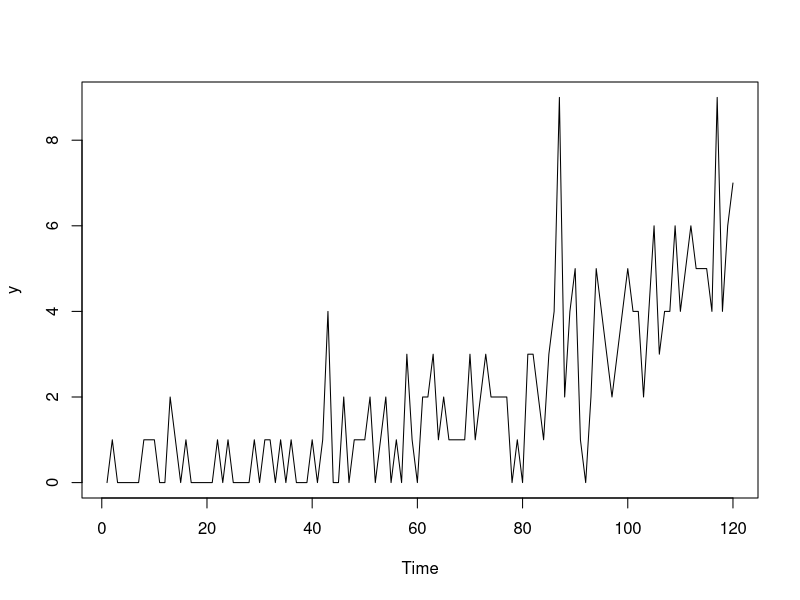

Reproduce this figure in R. (Note: this script raises an error after producing the figure.)
## ---- chunk 1
y <- ts(c(rpois(20,0.25), rpois(20,0.5), rpois(20,1),
          rpois(20,2), rpois(20,3), rpois(20,5)))
## ---- chunk 2
plot(y)
## ---- chunk 3
oETSFModel1 <- oes(y, h=10, holdout=TRUE,
                   occurrence="fixed")
oETSFModel1
plot(oETSFModel1)
## ---- chunk 4
oETSOModel <- oes(y, model="MMN", h=10, holdout=TRUE,
                  occurrence="odds-ratio")
oETSOModel
plot(oETSOModel)
## ---- chunk 5
oETSIModel <- oes(y, model="MMN", h=10, holdout=TRUE,
                  occurrence="inverse-odds-ratio")
oETSIModel
plot(oETSIModel)
## ---- chunk 6
oETSGModel1 <- oesg(y, modelA="MNN", modelB="AAN",
                    h=10, holdout=TRUE)
oETSGModel1
plot(oETSGModel1)
## ---- chunk 7
oETSGModel1$modelA
## ---- chunk 8
oETSDModel <- oes(y, model="MMN", h=10, holdout=TRUE,
                  occurrence="direct")
oETSDModel
plot(oETSDModel)
## ---- chunk 9
# Assumption | Differential Entropy
# Normal distribution
entropiesTable <- c("$\\epsilon_t \\sim \\mathcal{N}(0, \\sigma^2)$",
                    "$\\frac{1}{2}\\left(\\log(2\\pi\\sigma^2)+1\\right)$",
# Laplace distribution
                    "$\\epsilon_t \\sim \\mathcal{Laplace}(0, s)$",
                    "$1+\\log(2s)$",
# S distribution
                    "$\\epsilon_t \\sim \\mathcal{S}(0, s)$",
                    "$2+2\\log(2s)$",
# GN distribution
                    "$\\epsilon_t \\sim \\mathcal{GN}(0, s, \\beta)$",
                    "$\\beta^{-1}-\\log\\left(\\frac{\\beta}{2s\\Gamma\\left(\\beta^{-1}\\right)}\\right)$",
# Asymmetric Laplace distribution
                    "$\\epsilon_t \\sim \\mathcal{ALaplace}(0, s, \\alpha)$",
                    "$1+\\log(2s)$",
# IG distribution
                    "$1+\\epsilon_t \\sim \\mathcal{IG}(1, s)$",
                    "$\\frac{1}{2}\\left(\\log \\pi e s -\\log(2) \\right)$",
# Gamma distribution
                    "$1+\\epsilon_t \\sim \\mathcal{\\Gamma}(s^{-1}, s)$",
                    "$s^{-1} + \\log \\Gamma\\left(s^{-1} \\right) + \\left(1-s^{-1}\\right)\\psi\\left(s^{-1}\\right)$",
# logN distribution
                    "$1+\\epsilon_t \\sim \\mathrm{log}\\mathcal{N}\\left(-\\frac{\\sigma^2}{2}, \\sigma^2\\right)$",
                    "$\\frac{1}{2}\\left(\\log(2\\pi\\sigma^2)+1\\right)-\\frac{\\sigma^2}{2}$"
                    )
entropiesTable <- matrix(entropiesTable, 8, 2, byrow=TRUE,
                           dimnames=list(c("**Normal**","**Laplace**","**S**",
                                           "**Generalised Normal**","**Asymmetric Laplace**",
                                           "**Inverse Gaussian**","**Gamma**","**Log Normal**"),
                                         c("**Assumption**","**Differential Entropy**")))
kableTable <- kableExtra::kable(entropiesTable, escape=FALSE, caption="Differential entropies for different distributions. $\\Gamma(\\cdot)$ is the Gamma function, while $\\psi(\\cdot)$ is the digamma function.",
                                col.names=c("Assumption","Differential Entropy"), label="differentialEntropy")
kableExtra::kable_styling(kableTable, font_size=12, protect_latex=TRUE)
## ---- chunk 10
plot(y)
## ---- chunk 11
adamModelsiETS <- vector("list",4)
adamModelsiETS[[1]] <- adam(y, "MMdN", h=10, holdout=TRUE,
                            occurrence="odds-ratio")
adamModelsiETS[[2]] <- adam(y, "MMdN", h=10, holdout=TRUE,
                            occurrence="inverse-odds-ratio")
adamModelsiETS[[3]] <- adam(y, "MMdN", h=10, holdout=TRUE,
                            occurrence="direct")
adamModelsiETS[[4]] <- adam(y, "MMdN", h=10, holdout=TRUE,
                            occurrence="general")
adamModelsiETSAICcs <-
    setNames(sapply(adamModelsiETS,AICc),
             c("odds-ratio", "inverse-odds-ratio",
               "direct", "general"))
adamModelsiETSAICcs
## ---- chunk 12
i <- which.min(adamModelsiETSAICcs)
plot(adamModelsiETS[[i]],7)
## ---- chunk 13
adamModelsiETS[[i]]$occurrence
plot(adamModelsiETS[[i]]$occurrence)
## ---- chunk 14
oETSModel <- oes(y, "MMdN", h=10, holdout=TRUE,
                 occurrence=names(adamModelsiETSAICcs)[i])
adamModeliARIMA <- adam(y, "NNN", h=10, holdout=TRUE,
                        occurrence=oETSModel,
                        orders=c(1,1,2),
                        distribution="dlnorm")
adamModeliARIMA
plot(adamModeliARIMA,7)
## ---- chunk 15
adamModelsiETS[[i]] <- adam(y, "MMdN", h=10, holdout=TRUE,
                            occurrence=oETSModel)
adamModelsiETS[[i]]
plot(adamModelsiETS[[i]],7)
## ---- chunk 16
adamModeliARIMA <- adam(y, "NNN", h=10, holdout=TRUE,
                        occurrence=oETSModel, orders=c(1,1,2),
                        distribution="dgamma", initial="back")
adamModeliARIMA
plot(adamModeliARIMA,7)
## ---- chunk 17
adamiETSForecasts <- forecast(adamModelsiETS[[i]], h=10,
                              interval="prediction", nsim=10000)
plot(adamiETSForecasts)
